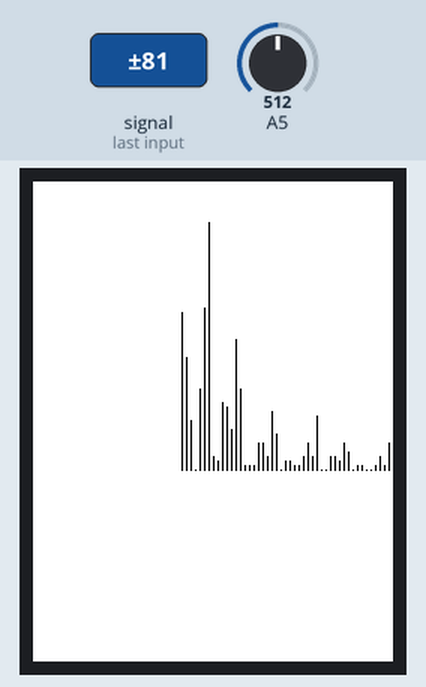
The sketch below on a simulated Arduino Uno, built with avr-gcc and run on an emulated ATmega328P. On the bench: 240×320 colour display. The test bench sets the inputs (shaded band); at power-on: A5 = 512.

1.5 s: A5 fed a 200 Hz sine of ±81 counts around its level
Above: at 1.72 s.
3.0 s: A5 set to 716
Timing chart, 0 to 6.0 s (numbered marks = the images above; inputs shaded):
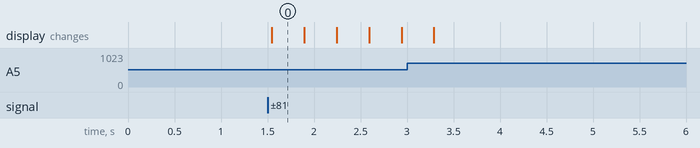

The sketch:

FFT1.ino
```cpp
// белый - сигнал, черный - земля.
#include <Adafruit_GFX.h>
#include <Adafruit_TFTLCD.h>
#define LCD_CS A3 // Chip Select goes to Analog 3
#define LCD_CD A2 // Command/Data goes to Analog 2
#define LCD_WR A1 // LCD Write goes to Analog 1
#define LCD_RD A0 // LCD Read goes to Analog 0
#define LCD_RESET A4
#define  BLACK   0x0000
#define WHITE   0xFFFF
#define NumPoint 128
const double TwoPi = 6.283185307179586;
int         out1[64]   = { 0};
int  data[128], lastpass[64];
int x=32, ylim=64;
int i=0;
Adafruit_TFTLCD tft(LCD_CS, LCD_CD, LCD_WR, LCD_RD, LCD_RESET);

void setup() {
Serial.begin(57600);
   tft.begin(0x9341);
   tft.fillScreen(WHITE);
}
void loop() {

for (i=0; i < 128; i++){

  data[i] = analogRead(5);

  }
FFTAnalysis(data,out1,NumPoint , NumPoint/2);

 //Serial.println(String(out1[i]));

for (i=1; i< 64;i++) {

  tft.drawLine((i+x)*3,lastpass[i]*3,(i+x)*3,ylim*3,WHITE);
  tft.drawLine((i+x)*3,ylim*3,(i+x)*3,(ylim-out1[i])*3,BLACK);

  }
}
void FFTAnalysis(int AVal[], int FTvl[], int Nvl, int Nft)
{
  int i, j, n, m, Mmax, Istp;
  int Tmpr, Tmpi, Wtmp, Theta;
  int Wpr, Wpi, Wr, Wi;
  int *Tmvl;

  n = Nvl * 2; Tmvl = new int[n];

  for (i = 0; i < n; i += 2)
  {
    Tmvl[i] = 0;
    Tmvl[i + 1] = AVal[i / 2];
  }

  i = 1; j = 1;
  while (i < n)
  {
    if (j > i)
    {
      Tmpr = Tmvl[i]; Tmvl[i] = Tmvl[j]; Tmvl[j] = Tmpr;
      Tmpr = Tmvl[i + 1]; Tmvl[i + 1] = Tmvl[j + 1]; Tmvl[j + 1] = Tmpr;
    }
    i = i + 2; m = Nvl;
    while ((m >= 2) && (j > m))
    {
      j = j - m; m = m >> 1;
    }
    j = j + m;
  }

  Mmax = 2;
  while (n > Mmax)
  {
    Theta = -TwoPi / Mmax; Wpi = sin(Theta);
    Wtmp = sin(Theta / 2); Wpr = Wtmp * Wtmp * 2;
    Istp = Mmax * 2; Wr = 1; Wi = 0; m = 1;

    while (m < Mmax)
    {
      i = m; m = m + 2; Tmpr = Wr; Tmpi = Wi;
      Wr = Wr - Tmpr * Wpr - Tmpi * Wpi;
      Wi = Wi + Tmpr * Wpi - Tmpi * Wpr;

      while (i < n)
      {
        j = i + Mmax;
        Tmpr = Wr * Tmvl[j] - Wi * Tmvl[j - 1];
        Tmpi = Wi * Tmvl[j] + Wr * Tmvl[j - 1];

        Tmvl[j] = Tmvl[i] - Tmpr; Tmvl[j - 1] = Tmvl[i - 1] - Tmpi;
        Tmvl[i] = Tmvl[i] + Tmpr; Tmvl[i - 1] = Tmvl[i - 1] + Tmpi;
        i = i + Istp;
      }
    }

    Mmax = Istp;
  }

  for (i = 0; i < Nft; i++)
  {
    j = i * 2;
    FTvl[i] = 2 * sqrt(pow(Tmvl[j], 2) + pow(Tmvl[j + 1], 2)) / Nvl;
  }

  delete []Tmvl;
}
```

Measured:
- after the input at 1.5 s, the display: changes after 0.05 s (image 0)
